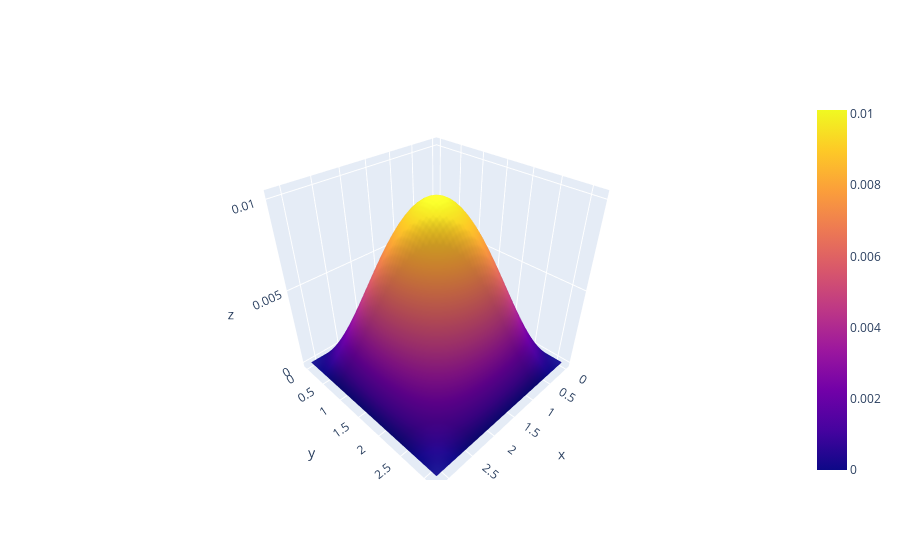

Source (notebook cell):
### Code cell
fig = go.Figure(data=[go.Surface(z=UU[5], x=X, y=Y)])
fig.show()
